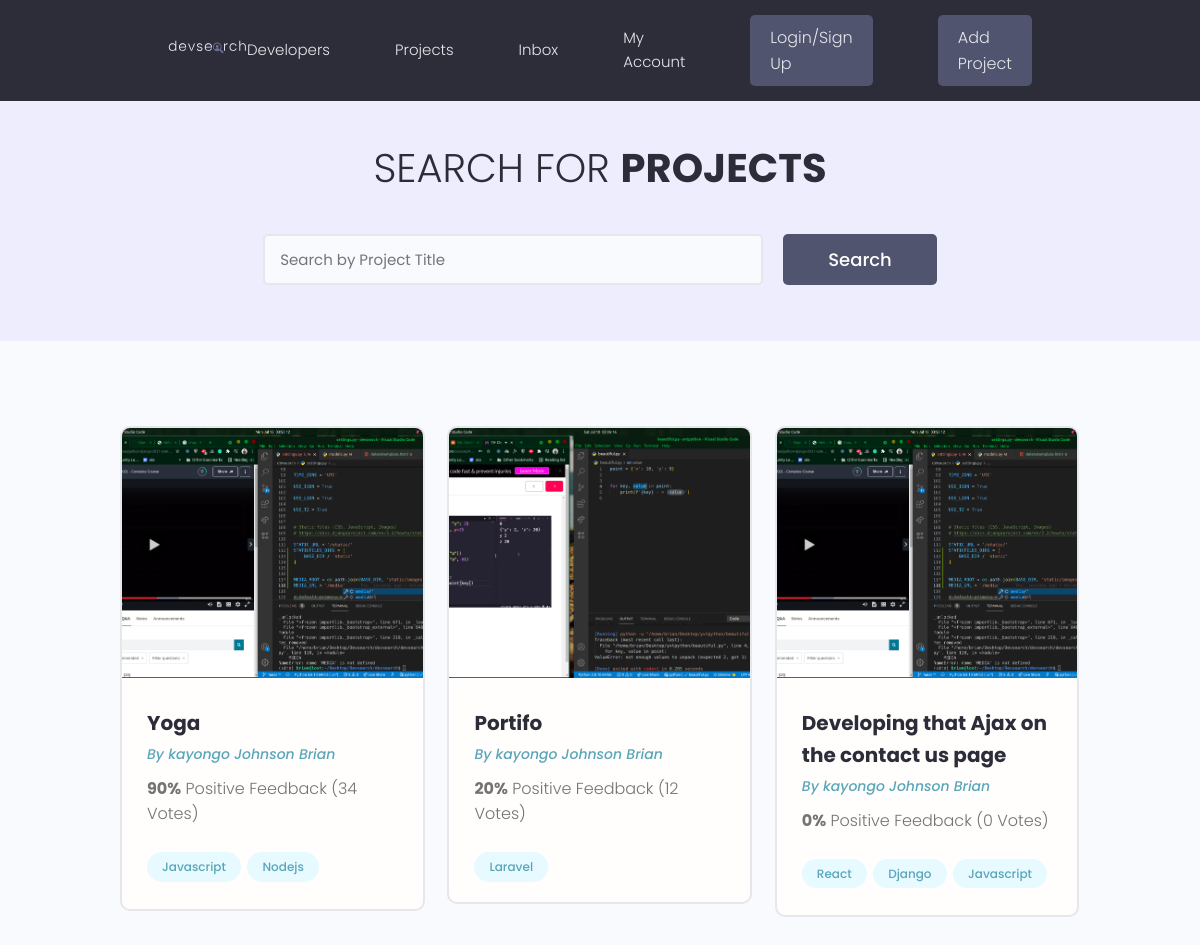
/projects/, run on the app's committed database.
### projects/models.py (models this page shows, shortened)
class Project(models.Model):
    owner = models.ForeignKey(
        Profile, null=True, blank=True, on_delete=models.SET_NULL)
    title = models.CharField(max_length=120)
    description = models.TextField(null=True, blank=True)
    featured_image = models.ImageField(
        null=True, blank=True, default="default.png")
    demo_link = models.CharField(max_length=2000, null=True, blank=True)
    source_link = models.CharField(max_length=2000, null=True, blank=True)
    tags = models.ManyToManyField('Tag', blank=True)
    vote_total = models.IntegerField(default=0, null=True, blank=True)
    vote_ratio = models.IntegerField(default=0, null=True, blank=True)
    created = models.DateTimeField(auto_now_add=True)
    id = models.UUIDField(default=uuid.uuid4,
                          primary_key=True, unique=True, editable=False)

class Tag(models.Model):
    name = models.CharField(max_length=200)
    created = models.DateTimeField(auto_now_add=True)
    id = models.UUIDField(default=uuid.uuid4,
                          primary_key=True, unique=True, editable=False)
    def __str__(self):
        return self.name

### users/models.py (models this page shows, shortened)
class Profile(models.Model):
    user = models.OneToOneField(
        User, on_delete=models.CASCADE, null=True, blank=True)
    username = models.CharField(max_length=200, null=True, blank=True)
    location = models.CharField(max_length=200, null=True, blank=True)
    name = models.CharField(max_length=200, null=True, blank=True)
    email = models.EmailField(null=True, blank=True, max_length=200)
    short_intro = models.CharField(max_length=200, null=True, blank=True)
    bio = models.TextField(null=True, blank=True)
    profile_image = models.ImageField(
        null=True, blank=True, upload_to="profiles/", default="profiles/user.png")
    social_github = models.CharField(max_length=200, null=True, blank=True)
    social_twiter = models.CharField(max_length=200, null=True, blank=True)
    social_youtube = models.CharField(max_length=200, null=True, blank=True)
    social_website = models.CharField(max_length=200, null=True, blank=True)
    id = models.UUIDField(default=uuid.uuid4,
                          primary_key=True, unique=True, editable=False)
    created = models.DateTimeField(auto_now_add=True)

### projects/views.py (the view)
# urls.py: path('', Index, name='index'),
def Index(request):
    projects = Project.objects.all()
    context = {'projects': projects}
    return render(request, 'projects.html', context)

### templates/projects.html (shortened to what this page needs)
{% extends 'main.html' %} {% load static %}{% block content %}
<main class="projects">
    <section class="hero-section text-center">
        <div class="container container--narrow">
            <div class="hero-section__box">
                <h2>Search for <span>Projects</span></h2>
            </div>
            <div class="hero-section__search">
                <form class="form" action="#" method="get">
                    <div class="form__field">
                        <input class="input input--text" id="formInput#search" type="text" name="text" placeholder="Search by Project Title" />
                    </div>
                    <input class="btn btn--sub btn--lg" type="submit" value="Search" />
                </form>
            </div>
        </div>
    </section>
    <section class="projectsList">
        <div class="container">
            <div class="grid grid--three">
                {% for project in projects %}
                <div class="column">
                    <div class="card project">
                        <a href="{% url 'project' project.id %}" class="project">
                            <img class="project__thumbnail" src="{{ project.featured_image.url }}" alt="project thumbnail" />
                            <div class="card__body">
                                <h3 class="project__title">{{ project.title }}</h3>
                                <p><a class="project__author" href="{% url 'user-profile' project.owner.id %}">By {{ project.owner.name }}</a></p>
                                <p class="project--rating">
                                    <span style="font-weight: bold;">{{ project.vote_ratio }}%</span> Positive Feedback ({{ project.vote_total }} Vote{{project.vote_total|pluralize:"s" }})
                                </p>
                                <div class="project__tags">
                                    {% for tag in project.tags.all %}
                                    <span class="tag tag--pill tag--main">
                                        <small>{{ tag }}</small>
                                    </span> {% endfor %}
                                </div>
                            </div>
                        </a>
                    </div>
                </div>
                {% endfor %}
            </div>
        </div>
    </section>
</main>
{% endblock content %}

### static/styles/app.css (style rules this page uses)
:root { --color-sub: #2d2d39; }
.btn--sub { background-color: var(--color-sub-light); }
.card { border: 2px solid var(--color-light); }
img { width: 100%; }
.hero-section { height: 40vh; display: flex; align-items: center; background-color: var(--color-sub); }
.hero-section__box { margin-bottom: 4rem; }
.hero-section__box > h2, .hero-section__box > h2 > span { font-size: 4rem; color: var(--color-light); line-height: 1.3; text-transform: uppercase; }
.hero-section__box > h2 { font-weight: 300; }
.hero-section__box > h2 > span { font-weight: 700; }
.hero-section__search > .form { display: flex; align-items: center; justify-content: center; gap: 2rem; }
.hero-section__search > .form input.input--text { width: 50rem; }
.project__author { font-size: 1.4rem; font-style: italic; }
.project--rating { margin-bottom: 1.6em; margin-top: .5em; }
.projects > .hero-section { background: var(--color-sub-lighter); height: 30vh; }
.projects .hero-section__box { margin-bottom: 2.5rem; }
.projects .hero-section__box > h2 { color: var(--color-sub); }
.projects .hero-section__box > h2 > span { font-weight: 700; color: var(--color-sub); }
.projectsList { margin-top: 8rem; }
.project__thumbnail { height: 25rem; object-fit: cover; object-position: top center; }
.project__title { font-size: 2rem; font-weight: 700; color: var(--color-sub); }

### static/uikit/styles/modules/_variables.css (style rules this page uses)
:root { --color-main: #5aa5b9; --color-main-light: #e6faff; --color-sub: #3f4156; --color-sub-light: #51546e; --color-sub-lighter: #ededfd; --color-text: #737373; --color-gray: #8b8b8b; --color-light: #e5e7eb; --color-light-gray: #767676; --color-bg: #f8fafd; --color-white: #fffefd; --color-white-light: #f3f3f3; --color-success: #359e64; --color-success-bg: #def8e8; --color-error: #fc4b0b; --color-error-bg: #fff2ee; --font-base: 'Poppins', arial, helvetica, 'Segoe UI', roboto, ubuntu, sans-serif; --font-monospace: 'Fira Code', 'Courier New', courier, monospace; --font-regular: 300; --font-medium: 500; --font-bold: 700; --generic-shadow: 1px 1px 5px #00000010; --generic-transition: all 0.3s ease-in-out; }

### static/uikit/styles/modules/_base.css (style rules this page uses)
* { margin: 0; padding: 0; box-sizing: border-box; text-rendering: optimizeLegibility; color: inherit; font-size: inherit; }
html { font-size: 50%; }
@media only screen and (min-width: 480px) { html { font-size: 56.25%; } }
@media only screen and (min-width: 1200px) { html { font-size: 62.5%; } }
body { line-height: 1.6; font-weight: 400; font-size: 1.5rem; color: var(--color-text); background-color: var(--color-bg); min-height: 100vh; }

### static/uikit/styles/modules/_typography.css (style rules this page uses)
* { font-family: var(--font-base); }
h2 { font-size: 3.6rem; font-weight: var(--font-bold); }
h3 { font-size: 3.2rem; font-weight: var(--font-medium); }
p, span, strong { font-size: 1.6rem; color: var(--color-text); font-weight: var(--font-regular); }
a { padding-bottom: 2px; text-decoration: none; display: inline-block; color: var(--color-main); font-weight: var(--font-medium); }

### static/uikit/styles/modules/_utilities.css (style rules this page uses)
.container { width: 92%; max-width: 165rem; margin: 0 auto; box-sizing: border-box; }
.container--narrow { width: 92%; max-width: 120rem; }
@media screen and (min-width: 1000px) { .container { width: 90%; } }
@media screen and (min-width: 1000px) { .container--narrow { width: 85%; } }
@media screen and (min-width: 1200px) { .container { width: 80%; } }
@media screen and (min-width: 1200px) { .container--narrow { width: 72%; } }
.text-center { text-align: center; }

### static/uikit/styles/modules/_button.css (style rules this page uses)
.btn { display: inline-block; position: relative; cursor: pointer; background-color: var(--color-light); font-weight: var(--font-medium); color: var(--color-sub); text-decoration: none; padding: 1rem 2rem; border-radius: 0.5rem; border: none; width: -webkit-fit-content; width: -moz-fit-content; width: fit-content; height: -webkit-fit-content; height: -moz-fit-content; height: fit-content; font-size: 1.6rem; outline-width: 0; outline-color: transparent; -webkit-backface-visibility: hidden; backface-visibility: hidden; transition: all 0.3s ease-in-out; }
.btn--sub { background-color: var(--color-sub); color: var(--color-white); }
.btn--lg { font-size: 1.8rem; padding: 1.2rem 4.5rem; }

### static/uikit/styles/modules/_card.css (style rules this page uses)
.card { border-radius: 1rem; background-color: var(--color-white); border: 1.5px solid var(--color-light); width: auto; height: auto; margin-top: 0.5rem; margin-bottom: 0.5rem; overflow: hidden; }
.card__body, .card__header { padding: 2rem 2.5rem; }

### data on the page
Project: featured_image (picture), title "Yoga", owner.name "kayongo Johnson Brian", vote_ratio "90", vote_total "34"
Tag: name "Javascript"
Tag: name "Nodejs"
Project: featured_image (picture), title "Portifo", owner.name "kayongo Johnson Brian", vote_ratio "20", vote_total "12"
Tag: name "Laravel"
Project: featured_image (picture), title "Developing that Ajax on the contact us page", owner.name "kayongo Johnson Brian", vote_ratio "0", vote_total "0"
Tag: name "React"
Tag: name "Django"
